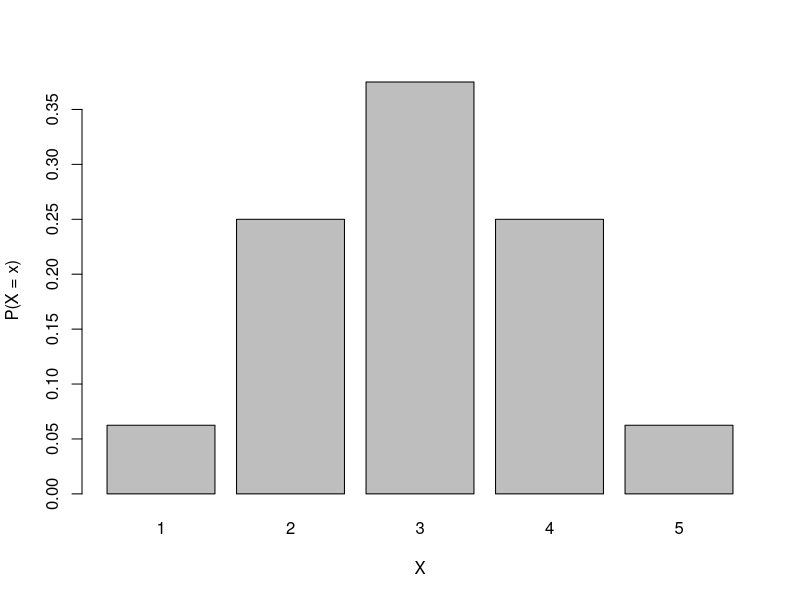
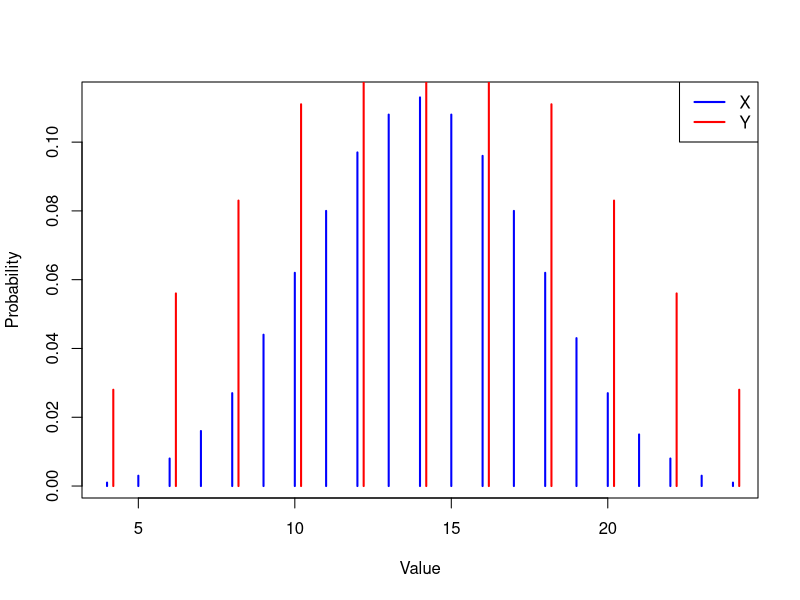

These figures' R source, in order:
## ---- chunk 1
x <- 1:5
px <- c(2/32, 8/32, 12/32, 8/32, 2/32)
barplot(px, names.arg = x, xlab = "X", ylab = "P(X = x)")
## ---- chunk 2
x <- 4:24
px <- c(.001,.003,.008,.016,.027,.044,.062,.080,.097,.108,.113,.108,.096,.080,.062,.043,.027,.015,.008,.003,.001)

y <- seq(4, 24, by = 2)
py <- c(.028,.056,.083,.111,.139,.167,.139,.111,.083,.056,.028)

mu_x <- sum(x * px)
sd_x <- sqrt(sum(x^2 * px) - mu_x^2)

mu_y <- sum(y * py)
sd_y <- sqrt(sum(y^2 * py) - mu_y^2)

cat("X: mean =", mu_x, ", sd =", sd_x, "\n")
cat("Y: mean =", mu_y, ", sd =", sd_y, "\n")
## ---- chunk 3
plot(x, px, type = "h", lwd = 2, col = "blue", xlab = "Value", ylab = "Probability")
points(y + 0.2, py, type = "h", lwd = 2, col = "red")
legend("topright", legend = c("X", "Y"), col = c("blue", "red"), lwd = 2)
## ---- chunk 4
1 - pbinom(7, 10, 0.8) #we use 7 instead of 8 since we are looking for \ge 8, not >8.
## ---- chunk 5
1 - pbinom(5, 10, 0.8)
## ---- chunk 6
sum(dbinom(8:15, 15, 0.6))
## ---- chunk 7
dnbinom(5-3, 3, 0.6)
